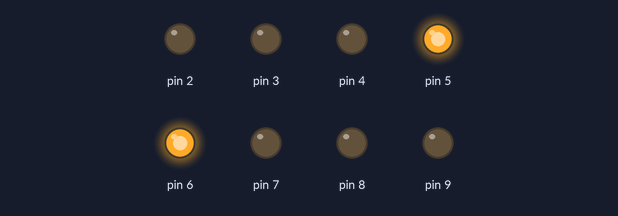
Bench run of a sketch on a simulated Arduino Uno, built with avr-gcc and run on an emulated ATmega328P. Shown: output pins drawn as LEDs (lit = HIGH).

Above: at 0.07 s.
At 0.52 s:
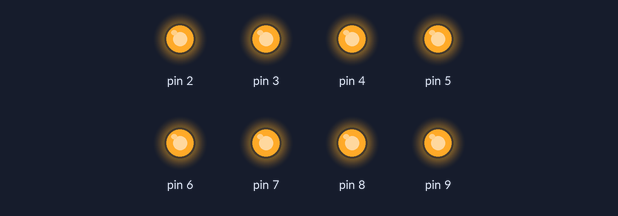
At 1.2 s:
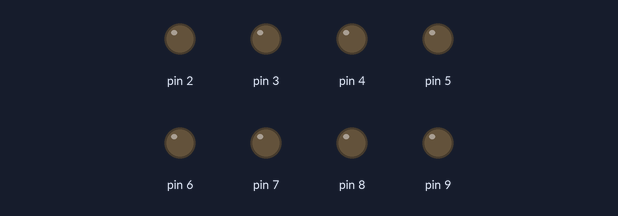
At 2.17 s:
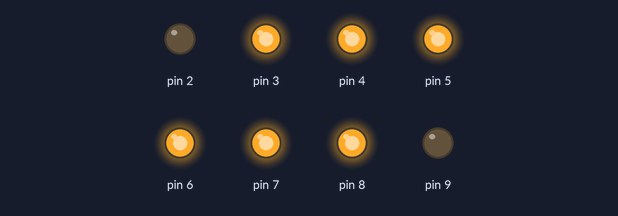
At 3.22 s:
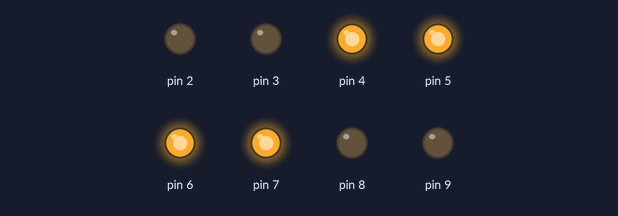
Timing chart, 0 to 3.5 s (numbered marks = the images above):
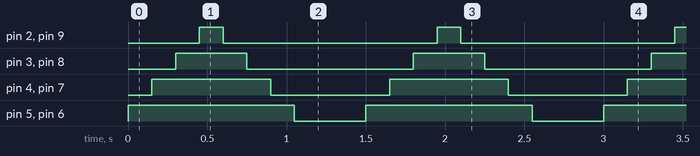

The sketch:

4.s12b_interesting_LED_pattern2.ino
```cpp
// LED range and timing
const int FIRST_LED = 2;
const int LAST_LED  = 9;
const int DELAY_MS  = 150;

void setup() {
  for (int pin = FIRST_LED; pin <= LAST_LED; pin++) {
    pinMode(pin, OUTPUT);
  }
}

void loop() {

  // Expand from center
  digitalWrite(5, HIGH);
  digitalWrite(6, HIGH);
  delay(DELAY_MS);

  digitalWrite(4, HIGH);
  digitalWrite(7, HIGH);
  delay(DELAY_MS);

  digitalWrite(3, HIGH);
  digitalWrite(8, HIGH);
  delay(DELAY_MS);

  digitalWrite(2, HIGH);
  digitalWrite(9, HIGH);
  delay(DELAY_MS);

  // Contract back to center
  digitalWrite(2, LOW);
  digitalWrite(9, LOW);
  delay(DELAY_MS);

  digitalWrite(3, LOW);
  digitalWrite(8, LOW);
  delay(DELAY_MS);

  digitalWrite(4, LOW);
  digitalWrite(7, LOW);
  delay(DELAY_MS);

  digitalWrite(5, LOW);
  digitalWrite(6, LOW);
  delay(DELAY_MS);

  delay(300);  // Pause before repeating
}
```

Measured:
- by itself, pin 2, pin 9: alternates HIGH for 0.15 s and LOW for 1.4 s
- by itself, pin 3, pin 8: alternates HIGH for 0.45 s and LOW for 1.1 s
- by itself, pin 4, pin 7: alternates HIGH for 0.75 s and LOW for 0.75 s
- by itself, pin 5, pin 6: alternates HIGH for 1.1 s and LOW for 0.45 s
